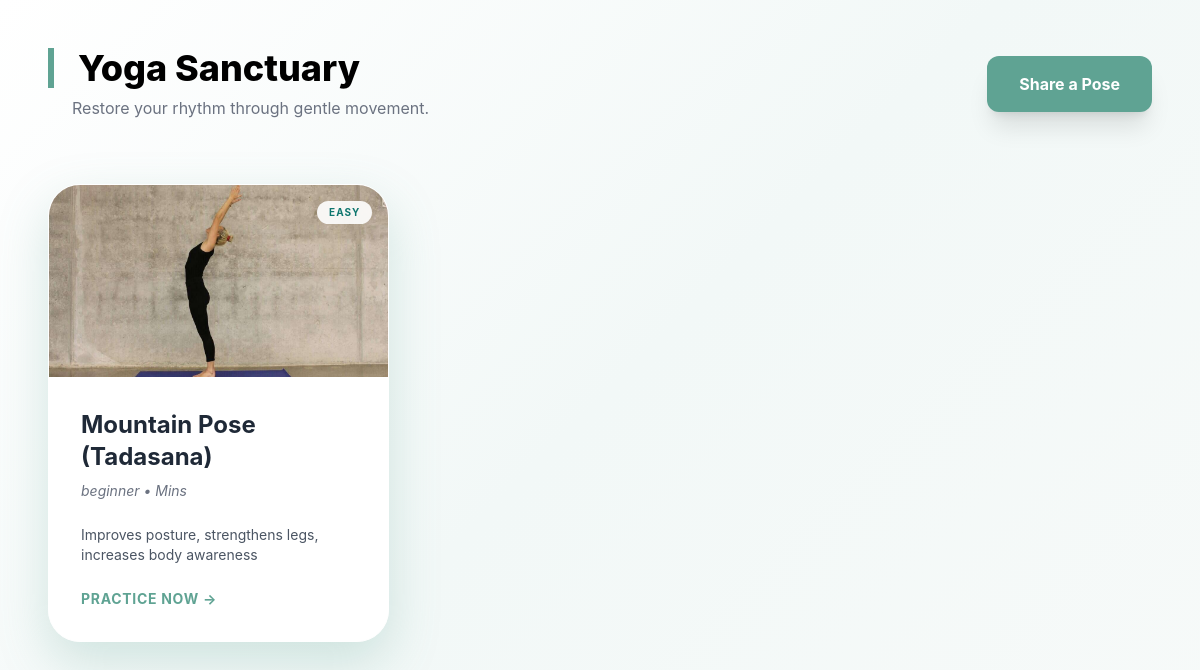
Page /yoga/ (signed in) on the committed database.
### serenify.py (models this page shows)
class YogaPose(db.Model):
    id = db.Column(db.Integer, primary_key=True)
    name = db.Column(db.String(100), nullable=False)
    category = db.Column(db.String(50), nullable=False)  # beginner, intermediate, advanced
    difficulty = db.Column(db.String(20), nullable=False)
    benefits = db.Column(db.Text, nullable=False)
    instructions = db.Column(db.Text, nullable=False)
    precautions = db.Column(db.Text, nullable=True)
    image_url = db.Column(db.String(200), nullable=True)
    video_url = db.Column(db.String(200), nullable=True)
    created_by = db.Column(db.Integer, db.ForeignKey('user.id'), nullable=False)
    created_at = db.Column(db.DateTime, default=datetime.now)
    creator = db.relationship('User', backref='yoga_poses')

### serenify.py (the view)
@app.route('/yoga/')
def yoga_page():
    if 'username' not in session:
        return redirect(url_for('login'))
    user = User.query.filter_by(username=session['username']).first()
    difficulty_filter = request.args.get('difficulty', 'all')
    category_filter = request.args.get('category', 'all')
    query = YogaPose.query
    if difficulty_filter != 'all':
        query = query.filter_by(difficulty=difficulty_filter)
    if category_filter != 'all':
        query = query.filter_by(category=category_filter)
    poses = query.order_by(YogaPose.created_at.desc()).all()
    user_progress = UserProgress.query.filter_by(
        user_id=user.id,
        activity_type='yoga'
    ).all()
    completed_ids = [p.activity_id for p in user_progress]
    return render_template('yoga.html',
                         user=user,
                         poses=poses,
                         completed_ids=completed_ids,
                         difficulty_filter=difficulty_filter,
                         category_filter=category_filter)

### templates/yoga.html (shortened to what this page needs)
<!DOCTYPE html>
<html lang="en">
<head>
    <script src="https://cdn.tailwindcss.com"></script>
</head>
<body class="p-6 md:p-12">
    <div class="max-w-7xl mx-auto">
        <header class="flex flex-col md:flex-row justify-between items-start md:items-center mb-16 gap-6">
            <div>
                <h2 class="text-4xl font-extrabold section-header">Yoga Sanctuary</h2>
                <p class="text-gray-500 mt-2 ml-6">Restore your rhythm through gentle movement.</p>
            </div>
            <a href="/yoga/add" class="btn-primary px-8 py-4 font-bold shadow-xl hover:brightness-110 transition">Share a Pose</a>
        </header>
        <div class="grid md:grid-cols-2 lg:grid-cols-3 gap-10">
            {% for pose in poses %}
            <div class="card-shadow overflow-hidden flex flex-col">
                <div class="h-48 bg-gray-100 relative">
                    {% if pose.image_url %}
                        <img src="{{ url_for('static', filename='yoga_images/' + pose.image_url) }}" class="w-full h-full object-cover">
                    {% else %}
                        <div class="w-full h-full flex items-center justify-center text-5xl">🧘‍♀️</div>
                    {% endif %}
                    <div class="absolute top-4 right-4 bg-white/90 backdrop-blur px-3 py-1 rounded-full text-[10px] font-bold uppercase tracking-widest text-teal-700">
                        {{ pose.difficulty }}
                    </div>
                </div>
                <div class="p-8 flex-grow">
                    <h3 class="text-2xl font-bold mb-2 text-gray-800">{{ pose.name }}</h3>
                    <p class="text-sm text-gray-500 mb-6 italic">{{ pose.category }} • {{ pose.duration }} Mins</p>
                    <p class="text-gray-600 text-sm line-clamp-3 mb-6">{{ pose.benefits }}</p>
                   <div class="flex justify-between items-center mt-4">
    <a href="{{ url_for('yoga_detail', pose_id=pose.id) }}"
       class="text-[#5fa393] font-bold tracking-wider text-sm hover:underline">
        PRACTICE NOW →
    </a>
</div>
                </div>
            </div>
            {% endfor %}
        </div>
    </div>
</body>
</html>

### templates/yoga.html (style rules this page uses)
:root { --color-primary: #5fa393; --color-secondary: #f2f8f7; --color-accent: #f4c0a5; --color-shadow-light: rgba(95, 163, 147, 0.25); }
body { font-family: 'Inter', sans-serif; background: linear-gradient(135deg, #ffffff 0%, var(--color-secondary) 50%, #f7faf9 100%); min-height: 100vh; }
.card-shadow { background-color: rgba(255, 255, 255, 0.98); border-radius: 2rem; box-shadow: 0 20px 50px var(--color-shadow-light); transition: all 0.4s ease; border: 1px solid white; }
.section-header { border-left: 6px solid var(--color-primary); padding-left: 1.5rem; }
.btn-primary { background-color: var(--color-primary); color: white; border-radius: 0.75rem; }

### rows in the picture
YogaPose: image_url (picture), difficulty "EASY", name "Mountain Pose (Tadasana)", category "beginner", benefits "Improves posture, strengthens legs, increases body awareness"
